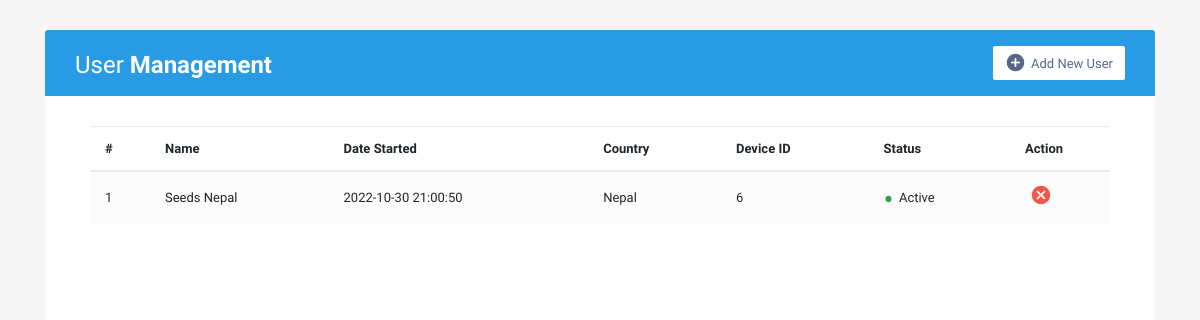
Before: / with the older database file.
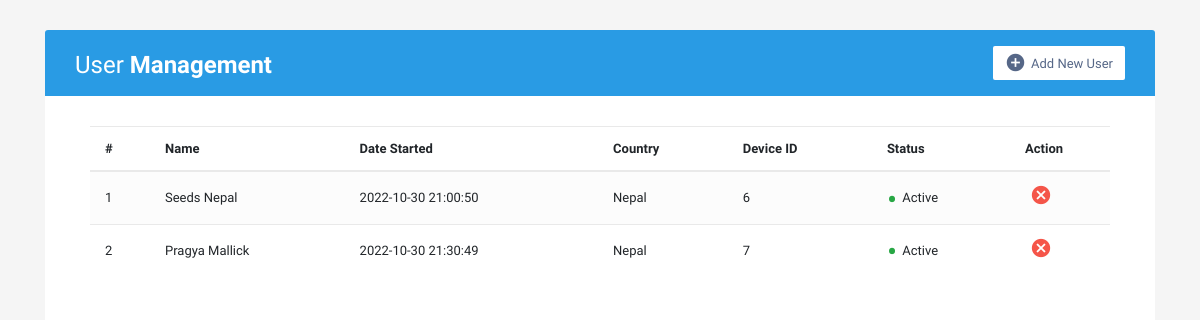
After: the same page with the newer database file.
### main.py (models this page shows)
class BaseTable(Model):
    class Meta:
        database = db

class User(BaseTable):
    name = TextField()
    age = IntegerField()
    StartDate = TextField(default=datetime.now().strftime("%Y-%m-%d %H:%M:%S"))
    Country = TextField()
    fileName= TextField()
    EmergencyContact = TextField()
    DeviceID = IntegerField(primary_key=True, unique=True, null=False)
    class Meta:
        database = db

### main.py (the view)
@app.route('/')
def dashboard():
    users = User.select()
    return render_template('dashboard.html', users=users)

### templates/dashboard.html (shortened to what this page needs)
<!DOCTYPE html>
<html lang="en">
<head>
<link rel="stylesheet" href="https://stackpath.bootstrapcdn.com/bootstrap/4.5.0/css/bootstrap.min.css">
<link rel="stylesheet" href="https://maxcdn.bootstrapcdn.com/font-awesome/4.7.0/css/font-awesome.min.css">
</head>
<body>
<div class="container-xl">
    <div class="table-responsive">
        <div class="table-wrapper">
            <div class="table-title">
                <div class="row">
                    <div class="col-sm-5">
                        <h2>User <b>Management</b></h2>
                    </div>
                    <div class="col-sm-7">
                        <a href="{{url_for('register')}}" class="btn btn-secondary"><i class="material-icons">&#xE147;</i> <span>Add New User</span></a>
                    </div>
                </div>
            </div>
            <div id="scrollablecontent">
            <table class="table table-striped table-hover">
                <thead>
                    <tr>
                        <th>#</th>
                        <th>Name</th>
                        <th>Date Started</th>
                        <th>Country</th>
                        <th>Device ID</th>
                        <th>Status</th>
                        <th>Action</th>
                    </tr>
                </thead>
                <tbody>
                    {% for user in users%}
                    <tr class='clickable-row' data-href="profile/{{user.age}}">
                        <td>{{loop.index}}</td>
                        <td>{{user.name}}</td>
                        <td>{{user.StartDate}}</td>
                        <td>{{user.Country}}</td>
                        <td>{{user.DeviceID}}</td>
                        <td><span class="status text-success">&bull;</span> Active</td>
                        <td>
                            <a href="{{ url_for('delete', username=user.name) }}" class="delete" title="Delete" onclick="return confirm('Do you want to permanently delete user {{ user.name }}?');" data-toggle="tooltip"><i class="material-icons">&#xE5C9;</i></a>
                        </td>
                    </tr>
                    {% endfor %}
                </tbody>
            </table>
            </div>
        </div>
    </div>
</div>
</body>
</html>

### templates/dashboard.html (style rules this page uses)
body { color: #566787; background: #f5f5f5; font-family: 'Varela Round', sans-serif; font-size: 13px; }
.table-responsive { margin: 30px 0; }
.table-wrapper { min-width: 1000px; background: #fff; padding: 20px 25px; border-radius: 3px; box-shadow: 0 1px 1px rgba(0,0,0,.05); }
.table-title { padding-bottom: 15px; background: #299be4; color: #fff; padding: 16px 30px; margin: -20px -25px 10px; border-radius: 3px 3px 0 0; }
.table-title h2 { margin: 5px 0 0; font-size: 24px; }
.table-title .btn { color: #566787; float: right; font-size: 13px; background: #fff; border: none; min-width: 50px; border-radius: 2px; border: none; outline: none !important; margin-left: 10px; }
.table-title .btn i { float: left; font-size: 21px; margin-right: 5px; }
.table-title .btn span { float: left; margin-top: 2px; }
table.table tr th, table.table tr td { border-color: #e9e9e9; padding: 12px 15px; vertical-align: middle; }
table.table tr th:first-child { width: 60px; }
table.table tr th:last-child { width: 100px; }
table.table-striped tbody tr:nth-of-type(odd) { background-color: #fcfcfc; }
table.table td:last-child i { opacity: 0.9; font-size: 22px; margin: 0 5px; }
table.table td a { font-weight: bold; color: #566787; display: inline-block; text-decoration: none; }
table.table td a.delete { color: #F44336; }
table.table td i { font-size: 19px; }
.status { font-size: 30px; margin: 2px 2px 0 0; display: inline-block; vertical-align: middle; line-height: 10px; }
.text-success { color: #10c469; }
#scrollablecontent { height: 800px; overflow: auto; padding: 20px; padding-bottom: 30px; }

Changed rows visible on the page:
added User: name "Pragya Mallick", StartDate "2022-10-30 21:30:49", Country "Nepal", DeviceID "7"
